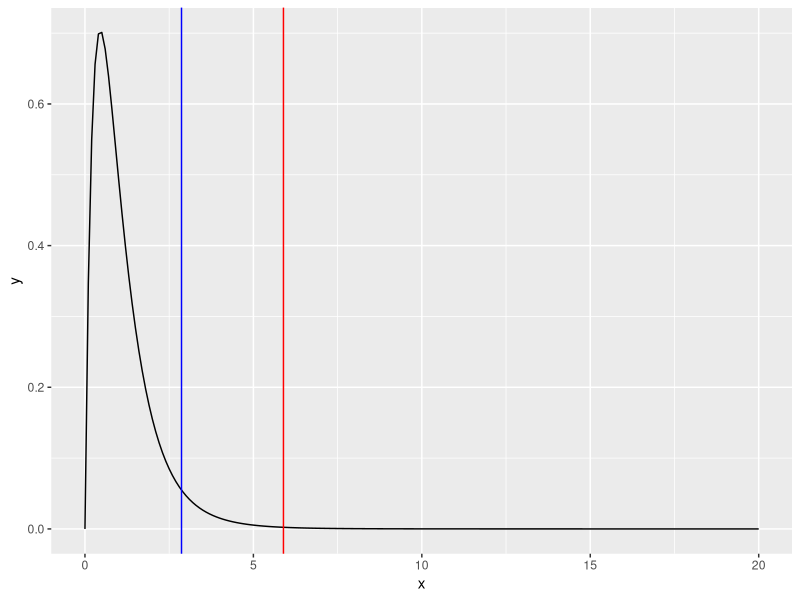

Source code (R):
#Problem I am trying to solve:

#2020-21 Q8(A):

# The data in the following table represent the number of hours of relief provided by
# five different brands of headache tablets administered to 25 subject experiencing fevers
# of 38°C or more. Perform the analysis of variance and test the hypothesis at the 0.05
# level of significance that the mean number of hours of relief provided by the tablets is
# the same for all five brands. Discuss the results.
text = "A B C D E
5.2 9.1 3.2 2.4 7.1
4.7 6.0 5.8 3.4 6.6
8.1 8.2 2.2 4.1 9.3
6.2 6.0 3.1 1.0 4.2
3.0 9.1 7.2 4.0 7.6"

data = read.csv(text = text, header = TRUE, sep = " ")
n = nrow(data)
k = ncol(data)
alpha = 0.05
fcrit = qf(1-alpha, k-1, k*(n-1))

datamean = c(mean(data$A),mean(data$B),mean(data$C),mean(data$D),mean(data$E))
gmean = mean(datamean)
sst = sum((data-gmean)**2)
ssa = sum((datamean-gmean)**2)*n
sse =sst-ssa

msa = ssa/(k-1)
mse = sse/(k*(n-1))

fcalc = msa/mse

if (fcalc<fcrit)
{
  cat("Null Hypothesis Accepted, about the same for each brand\n")
  
}else
{
  cat("Null Hypothesis Rejected, some difference in mean exists\n")
}
library(ggplot2)

x = seq(0,20,by = 0.1)
y = df(x, k-1, k*(n-1))

pltdata = data.frame(x,y)

ggplot(pltdata,aes(x=x,y=y))+
  geom_line()+
  geom_vline(xintercept = c(fcrit, fcalc),color= c("blue","red"))

pvalue = 1- pf(fcalc,k-1, k*(n-1))

cat("The low p value of", pvalue, "does reinforce the rejection of the null hypothesis\n")




